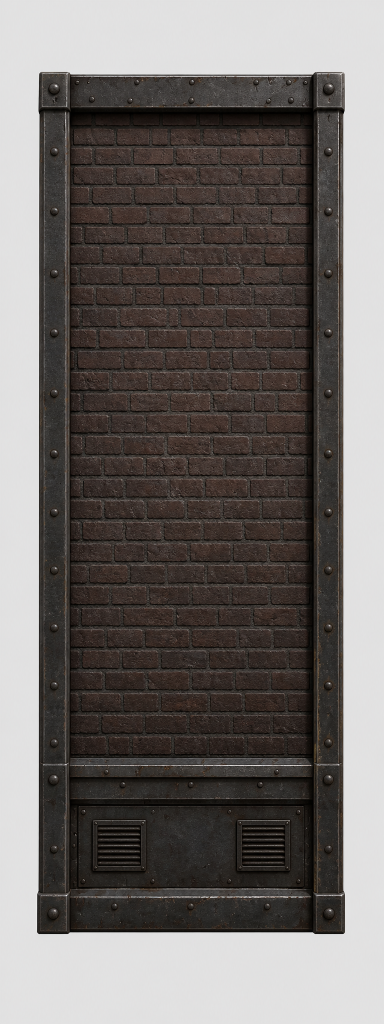
#> input picture assets/reference/meshy/STK_ENV_Street_Wall_1p2_A/STK_ENV_Street_Wall_1p2_A_Front.png, 768 x 2048 px, found by its file name (shown at 1/2 size); the run also reads 1 picture not shown here
$ python build_street_wall_pbr_textures.py
#> lines starting #> are read from the running program, lines starting #| are printed output that depends on the picture
from pathlib import Path

import numpy as np
from PIL import Image, ImageEnhance, ImageFilter


ROOT = Path(r"C:\My Game\Steamtek-RPG")
SOURCE = ROOT / "assets" / "reference" / "meshy" / "STK_ENV_Street_Wall_1p2_A" / "STK_ENV_Street_Wall_1p2_A_Front.png"
OUT = ROOT / "assets" / "environment" / "live3d" / "textures" / "street_kit" / "STK_ENV_Street_Wall_1p2_A"
OUT.mkdir(parents=True, exist_ok=True)
rng = np.random.default_rng(120320)


def object_bbox(image: Image.Image) -> tuple[int, int, int, int]:
    arr = np.asarray(image.convert("RGB"), dtype=np.float32)
    lum = arr.mean(axis=2)
    ys, xs = np.where(lum < 185)
    return int(xs.min()), int(ys.min()), int(xs.max() + 1), int(ys.max() + 1)


def normal_from_height(height: np.ndarray, strength: float) -> Image.Image:
    gy, gx = np.gradient(height.astype(np.float32) / 255.0)
    nx = -gx * strength
    ny = -gy * strength
    nz = np.ones_like(nx)
    length = np.sqrt(nx * nx + ny * ny + nz * nz)
    normal = np.stack((nx / length, -ny / length, nz / length), axis=2)
    return Image.fromarray(((normal * 0.5 + 0.5) * 255.0).clip(0, 255).astype(np.uint8), "RGB")


def save_set(prefix: str, albedo: np.ndarray, height: np.ndarray, roughness: np.ndarray, ao: np.ndarray, normal_strength: float):
    Image.fromarray(np.clip(albedo, 0, 255).astype(np.uint8), "RGB").save(OUT / f"{prefix}_Albedo.png", optimize=True)
    normal_from_height(np.clip(height, 0, 255).astype(np.uint8), normal_strength).save(OUT / f"{prefix}_Normal.png", optimize=True)
    Image.fromarray(np.clip(roughness, 0, 255).astype(np.uint8), "L").save(OUT / f"{prefix}_Roughness.png", optimize=True)
    Image.fromarray(np.clip(ao, 0, 255).astype(np.uint8), "L").save(OUT / f"{prefix}_AO.png", optimize=True)


source = Image.open(SOURCE).convert("RGB")
#> source is the input picture: PIL image 768x2048 RGB; mean R, G, B 111.8, 106.8, 104.2
left, top, right, bottom = object_bbox(source)
#> left = 74; top = 144; right = 690; bottom = 1868
width, height = right - left, bottom - top
#> width = 616; height = 1724
brick_box = (
    round(left + width * 0.12),
    round(top + height * 0.065),
    round(left + width * 0.88),
    round(top + height * 0.765),
)
#> brick_box = (148, 256, 616, 1463)

# BRICK: preserve the approved authored brick pattern, darken it, add per-brick
# painterly variation, soot, vertical water staining, and lower-wall damp grime.
brick_source = source.crop(brick_box).resize((512, 1290), Image.Resampling.LANCZOS)
brick_source = ImageEnhance.Contrast(brick_source).enhance(1.13)
brick = np.asarray(brick_source, dtype=np.float32)
brick_lum = brick.mean(axis=2)
brick_mask = brick_lum > 30
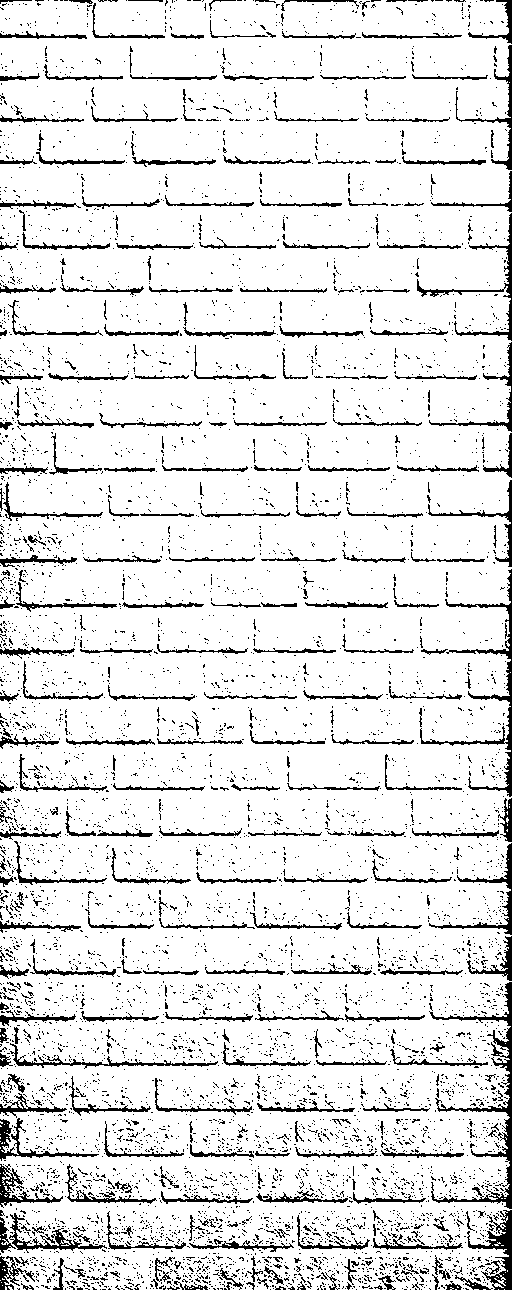
#> brick_mask: shape (1290, 512) bool; 89.3% white; black in thin lines or dots

variation = np.ones((1290, 512), dtype=np.float32)
row_height = 54
brick_width = 86
for row, y0 in enumerate(range(0, 1290, row_height)):
    offset = brick_width // 2 if row % 2 else 0
    for x0 in range(-offset, 512, brick_width):
        factor = rng.uniform(0.76, 1.05)
        variation[y0 : min(1290, y0 + row_height), max(0, x0) : min(512, x0 + brick_width)] = factor

# Low-frequency vertical streaks break broad uniformity without looking wet.
streak_seed = rng.random((1, 64)).astype(np.float32)
streaks = np.asarray(Image.fromarray((streak_seed * 255).astype(np.uint8), "L").resize((512, 1290), Image.Resampling.BICUBIC), dtype=np.float32) / 255.0
streaks = np.asarray(Image.fromarray((streaks * 255).astype(np.uint8), "L").filter(ImageFilter.GaussianBlur(8.0)), dtype=np.float32) / 255.0
vertical_flow = np.linspace(0.92, 1.0, 1290, dtype=np.float32)[:, None]
stain_factor = 1.0 - np.clip((streaks - 0.58) * 0.28, 0, 0.10) * vertical_flow

bottom_gradient = np.clip((np.linspace(0, 1, 1290)[:, None] - 0.66) / 0.34, 0, 1)
bottom_grime = 1.0 - bottom_gradient * 0.24
top_soot = 1.0 - np.exp(-np.linspace(0, 7, 1290)[:, None]) * 0.10

# Final readability lift: raise ordinary brick midtones by 12.5% while the
# existing lower-wall damp/grime masks continue to hold the base dark.
brick *= 0.81
brick[brick_mask] *= variation[brick_mask][:, None]
brick *= stain_factor[..., None] * bottom_grime[..., None] * top_soot[..., None]

# Damp lower tint is restrained and remains matte, never glossy.
damp_tint = np.array([0.86, 0.94, 0.90], dtype=np.float32)
brick = brick * (1.0 - bottom_gradient[..., None] * 0.12) + brick * damp_tint * bottom_gradient[..., None] * 0.12

# Keep mortar dark but readable through contrast and normal depth.
mortar = ~brick_mask
#> mortar: shape (1290, 512) bool; 10.7% white in thin lines or dots
brick[mortar] *= 0.68
brick = np.clip(brick, 4, 166)

height_source = np.asarray(brick_source.convert("L").filter(ImageFilter.GaussianBlur(0.55)), dtype=np.float32)
grain = rng.normal(0.0, 7.0, height_source.shape)
brick_roughness = np.clip(218 + grain + bottom_gradient * 10 - (height_source - 70) * 0.07, 188, 248)
brick_ao = np.clip(92 + height_source * 0.67 - bottom_gradient * 18, 78, 238)
brick_ao = np.asarray(Image.fromarray(brick_ao.astype(np.uint8), "L").filter(ImageFilter.GaussianBlur(1.15)), dtype=np.float32)
save_set("STK_Wall_Brick", brick, height_source, brick_roughness, brick_ao, 7.4)

# STEEL: blackened gunmetal with directional brushing, subtle edge wear, and
# restrained rust concentrated around borders/seam-like regions and lower areas.
size = 512
small = rng.random((32, 32)).astype(np.float32)
large_noise = np.asarray(Image.fromarray((small * 255).astype(np.uint8), "L").resize((size, size), Image.Resampling.BICUBIC), dtype=np.float32) / 255.0
fine = rng.random((size, size)).astype(np.float32)
mottle = np.clip(0.68 * large_noise + 0.32 * fine, 0, 1)

yy, xx = np.mgrid[0:size, 0:size]
edge_distance = np.minimum.reduce((xx, yy, size - 1 - xx, size - 1 - yy)).astype(np.float32)
edge_wear = np.clip((14 - edge_distance) / 14, 0, 1)
lower_bias = (yy / (size - 1)) ** 2

steel = np.empty((size, size, 3), dtype=np.float32)
gunmetal = np.array([33.0, 41.0, 48.0], dtype=np.float32)
steel[:] = gunmetal + (mottle[..., None] - 0.5) * np.array([18.0, 20.0, 22.0])
steel += edge_wear[..., None] * np.array([22.0, 21.0, 18.0])

rust_seed = rng.random((size, size))
rust_mask = (rust_seed > (0.993 - edge_wear * 0.020 - lower_bias * 0.010)).astype(np.uint8) * 255
rust = np.asarray(Image.fromarray(rust_mask, "L").filter(ImageFilter.GaussianBlur(0.85)), dtype=np.float32) / 255.0
rust_color = np.array([83.0, 40.0, 20.0], dtype=np.float32)
steel = steel * (1.0 - rust[..., None] * 0.70) + rust_color * rust[..., None] * 0.70

# Sparse horizontal scratches and rubbed edges.
for _ in range(42):
    x = int(rng.integers(3, size - 8))
    y = int(rng.integers(0, size))
    length = int(rng.integers(8, 58))
    steel[y : min(size, y + 1), x : min(size, x + length)] += rng.uniform(12, 34)

steel = np.clip(steel, 7, 124)
steel_height = np.asarray(Image.fromarray(steel.astype(np.uint8), "RGB").convert("L").filter(ImageFilter.GaussianBlur(0.62)), dtype=np.float32)
steel_roughness = np.clip(190 + (1.0 - mottle) * 42 + rust * 22 - edge_wear * 10, 174, 244)
steel_ao = np.clip(232 - rust * 44 - lower_bias * 8, 174, 244)
save_set("STK_Wall_Steel", steel, steel_height, steel_roughness, steel_ao, 2.6)
#> call 2 of save_set, with prefix = 'STK_Wall_Steel', normal_strength = 2.6
#> in save_set (call 2), `Image.fromarray(np.clip(albedo, 0, 255).astype(np.uint8), "RGB").save(..`:
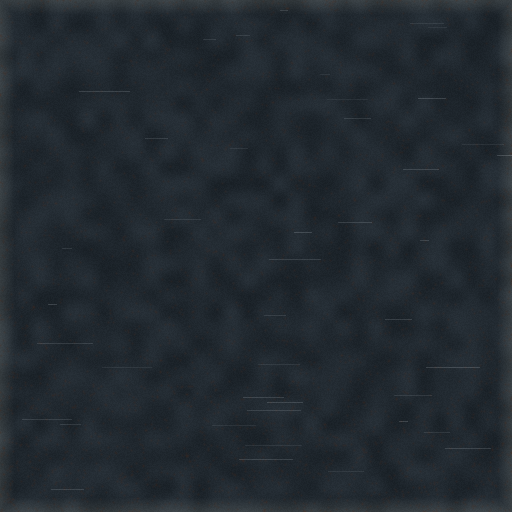
#> saved as STK_Wall_Steel_Albedo.png: PIL image 512x512 RGB; mean R, G, B 34.2, 41.7, 48.3
#> in save_set (call 2), `normal_from_height(np.clip(height, 0, 255).astype(np.uint8), normal_st..`:
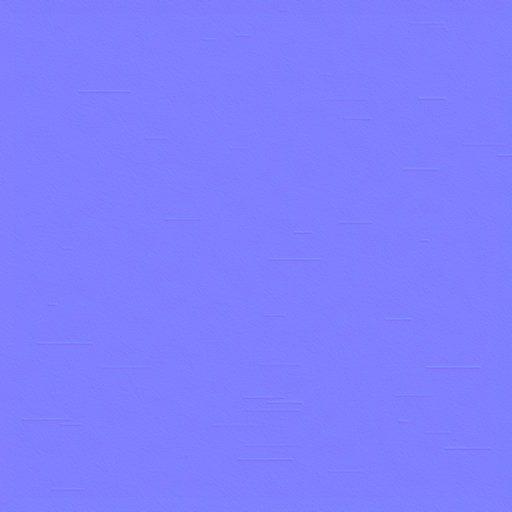
#> saved as STK_Wall_Steel_Normal.png: PIL image 512x512 RGB; mean R, G, B 127, 127, 254
#> in save_set (call 2), `Image.fromarray(np.clip(ao, 0, 255).astype(np.uint8), "L").save(OUT / ..`:
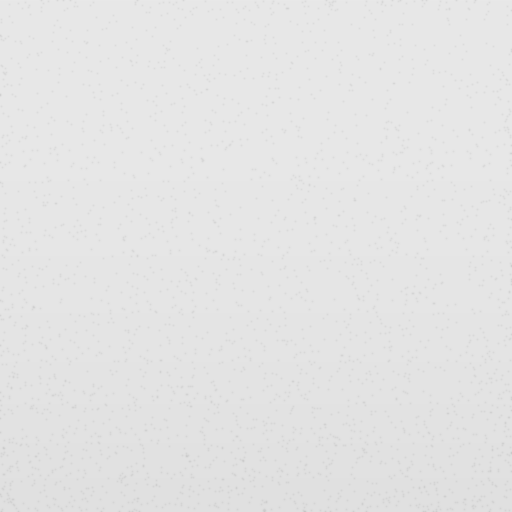
#> saved as STK_Wall_Steel_AO.png: PIL image 512x512 L; min 198, max 232, mean 228.3

# Maintenance panel: same gunmetal family, darker and dirtier around the two vent
# zones and along the lower seam. The geometry/placement remains unchanged.
panel = np.asarray(Image.fromarray(steel.astype(np.uint8), "RGB").resize((512, 256), Image.Resampling.BICUBIC), dtype=np.float32)
py, px = np.mgrid[0:256, 0:512]
vent_grime = np.zeros((256, 512), dtype=np.float32)
for center_x in (142, 370):
    distance = ((px - center_x) / 82) ** 2 + ((py - 128) / 80) ** 2
    vent_grime += np.exp(-distance * 2.2)
vent_grime = np.clip(vent_grime, 0, 1)
panel *= (1.0 - vent_grime[..., None] * 0.18)
panel *= (1.0 - (py / 255.0)[..., None] * 0.10)
panel_height = np.asarray(Image.fromarray(panel.astype(np.uint8), "RGB").convert("L"), dtype=np.float32)
panel_roughness = np.clip(204 + vent_grime * 18 + (py / 255.0) * 8, 190, 246)
panel_ao = np.clip(230 - vent_grime * 40 - (py / 255.0) * 10, 172, 240)
save_set("STK_Wall_Panel", panel, panel_height, panel_roughness, panel_ao, 2.4)
#> call 3 of save_set, with prefix = 'STK_Wall_Panel', normal_strength = 2.4
#> in save_set (call 3), `Image.fromarray(np.clip(albedo, 0, 255).astype(np.uint8), "RGB").save(..`:
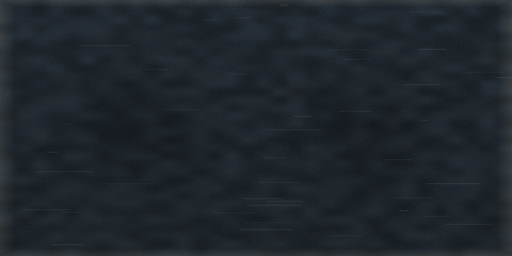
#> saved as STK_Wall_Panel_Albedo.png: PIL image 512x256 RGB; mean R, G, B 31.2, 38.1, 44.2
#> in save_set (call 3), `normal_from_height(np.clip(height, 0, 255).astype(np.uint8), normal_st..`:
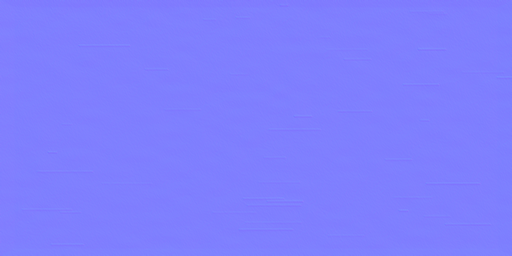
#> saved as STK_Wall_Panel_Normal.png: PIL image 512x256 RGB; mean R, G, B 127, 127, 254
#> in save_set (call 3), `Image.fromarray(np.clip(ao, 0, 255).astype(np.uint8), "L").save(OUT / ..`:
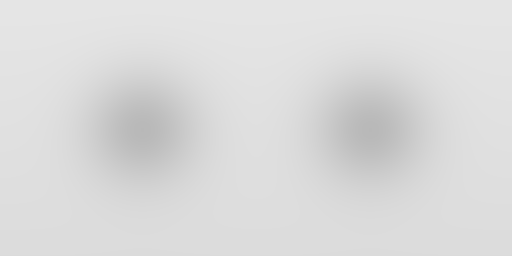
#> saved as STK_Wall_Panel_AO.png: PIL image 512x256 L; min 184, max 229, mean 218.8

# Vent trim/louvers: slightly lighter worn gunmetal for readable depth against the
# dark recess, still matte and consistent with the frame.
vent_steel = np.clip(steel * 1.22 + edge_wear[..., None] * 6, 9, 142)
vent_height = np.asarray(Image.fromarray(vent_steel.astype(np.uint8), "RGB").convert("L"), dtype=np.float32)
vent_roughness = np.clip(184 + (1.0 - mottle) * 42 + rust * 16, 174, 235)
vent_ao = np.clip(236 - rust * 35, 188, 244)
save_set("STK_Wall_VentSteel", vent_steel, vent_height, vent_roughness, vent_ao, 2.3)

print(f"SOURCE_OBJECT_BOUNDS={left},{top},{right},{bottom}")
#| SOURCE_OBJECT_BOUNDS=74,144,690,1868
print(f"BRICK_CROP={brick_box}")
#| BRICK_CROP=(148, 256, 616, 1463)
for path in sorted(OUT.glob("*.png")):
    with Image.open(path) as image:
        print(f"TEXTURE={path.name} {image.width}x{image.height}")
#| TEXTURE=STK_ENV_Street_Wall_1p2_A_Source_Baked_Emit.png 4096x4096
